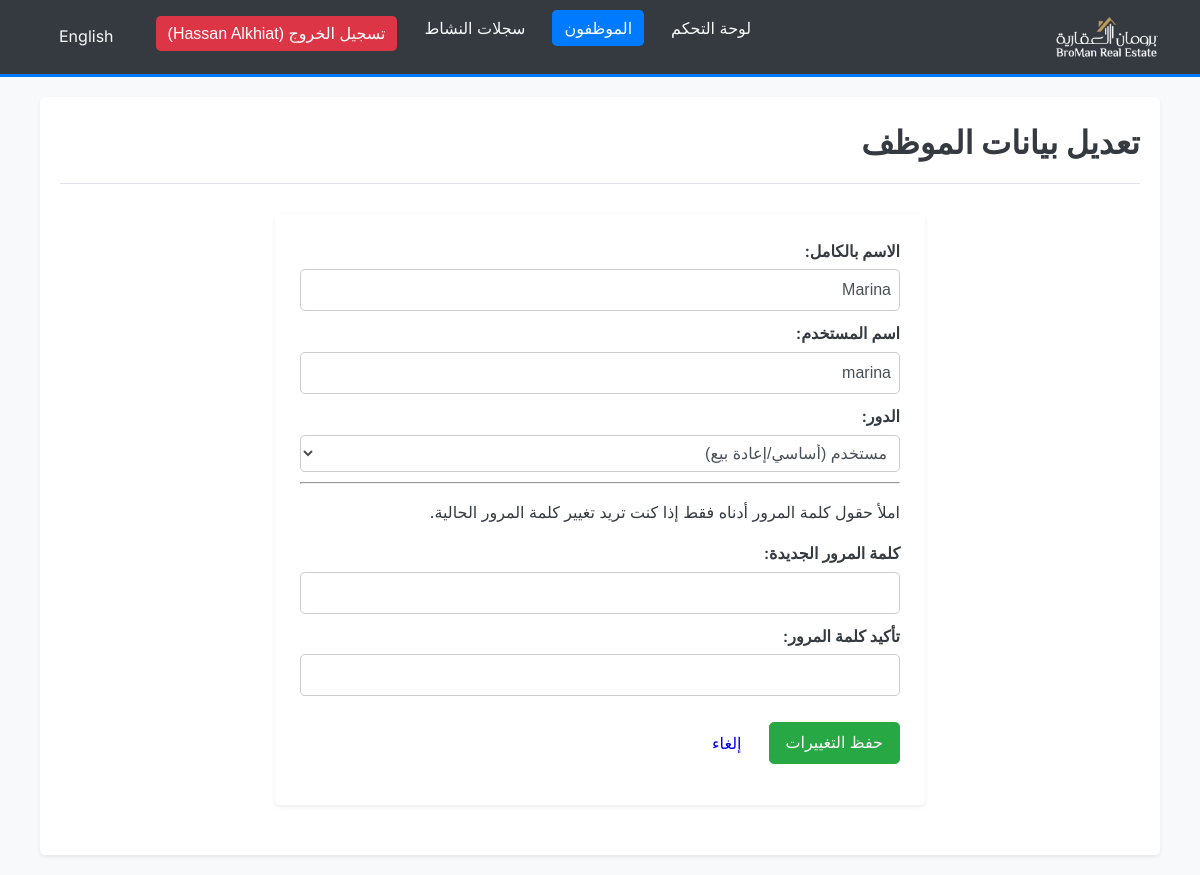
The page /edit_employee.php?id=10 (signed in) on the database as committed earlier.
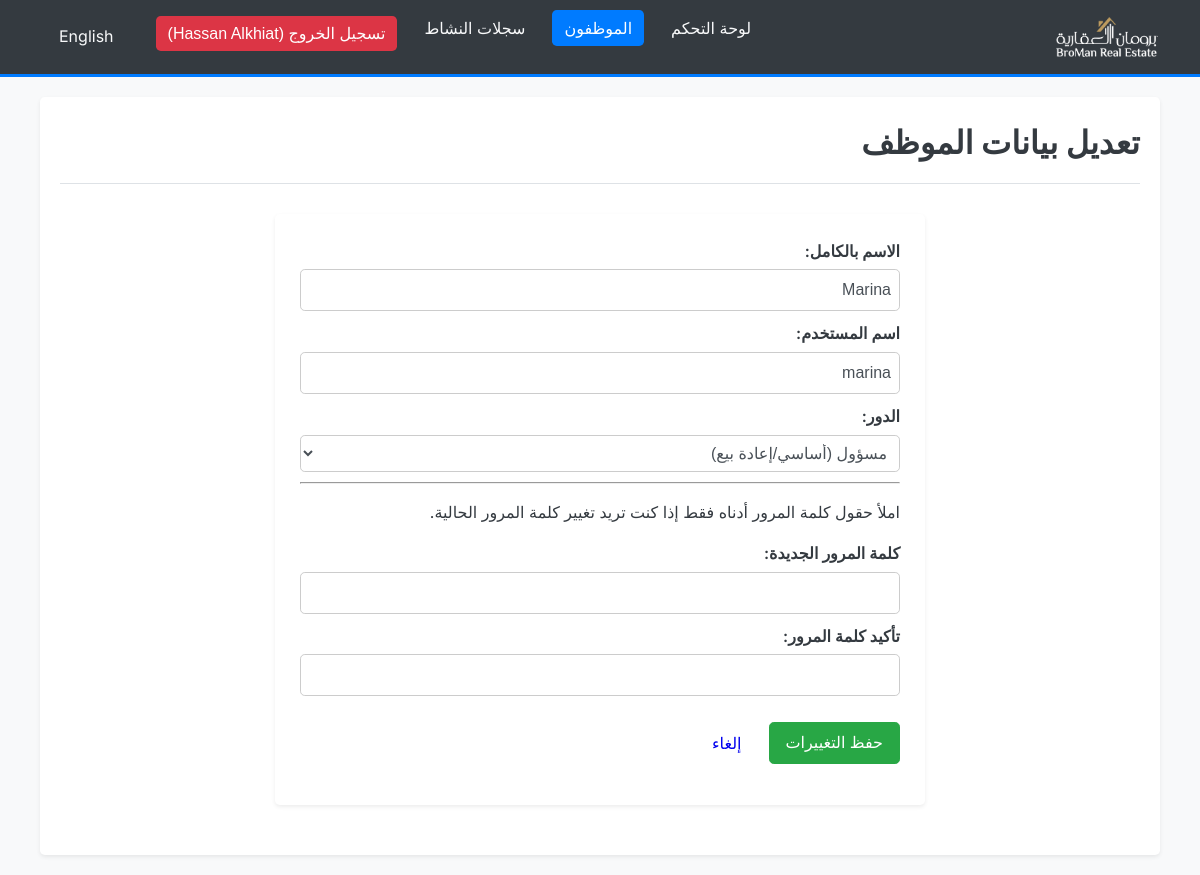
The same page on the database as committed later.
### tables this page shows
CREATE TABLE `employees` (
  `EmployeeID` int(11) NOT NULL,
  `FullName` varchar(255) NOT NULL,
  `Username` varchar(50) NOT NULL,
  `Password` varchar(255) NOT NULL COMMENT 'Stored using PHP password_hash (bcrypt)',
  `Role` enum('manager','admin','user') NOT NULL DEFAULT 'user',
  `DateJoined` timestamp NULL DEFAULT current_timestamp()
);

### lang/translate.php (called while the page is built, shortened)
<?php
$lang_file = __DIR__ . '/' . $_SESSION['lang'] . '.php';
if (file_exists($lang_file)) {
    $translations = include($lang_file);
} else {
    $translations = include(__DIR__ . '/ar.php');
}
function t($key)
{
    global $translations;
    return isset($translations[$key]) ? $translations[$key] : $key;
}
function get_direction()
{
    return ($_SESSION['lang'] == 'ar') ? 'rtl' : 'ltr';
}
function get_lang_code()
{
    return $_SESSION['lang'];
}

### edit_employee.php (the view, shortened to what this page needs)
<?php
require_once 'navbar.php';
$employee_id = $full_name = $username = $role = "";
$full_name_err = $username_err = $password_err = $role_err = $general_err = "";
if (isset($_GET["id"]) && !empty(trim($_GET["id"]))) {
    $employee_id = trim($_GET["id"]);
    $sql_fetch = "SELECT FullName, Username, Role FROM Employees WHERE EmployeeID = ?";
    if ($stmt_fetch = $conn->prepare($sql_fetch)) {
        $stmt_fetch->bind_param("i", $param_employee_id);
        if ($stmt_fetch->execute()) {
            $stmt_fetch->store_result();
            if ($stmt_fetch->num_rows == 1) {
                $stmt_fetch->bind_result($full_name, $username, $role);
            } else {
                $_SESSION["error_message"] = "Employee not found.";
                header("Location: employees_list.php");
                exit();
            }
        } else {
            $general_err = "Error fetching employee details.";
            error_log("Error executing employee fetch: " . $stmt_fetch->error);
        }
    } else {
        $general_err = "Database error (employee fetch). Please try again.";
        error_log("Error preparing employee fetch: " . $conn->error);
    }
} else {
    $_SESSION["error_message"] = "No employee ID specified for editing.";
    header("Location: employees_list.php");
    exit();
}
?>
<!DOCTYPE html>
<html lang="<?php echo get_lang_code(); ?>" dir="<?php echo get_direction(); ?>">
<head>
    <link rel="stylesheet" href="modern_styles.css">
    <?php if (get_direction() === 'rtl'): ?>
        <link rel="stylesheet" href="rtl_styles.css">
    <?php endif; ?>
</head>
<body>
<?php require_once 'navbar.php'; ?>
<div class="container">
    <div class="page-header">
        <h1><?php echo t("edit_employee"); ?></h1>
    </div>
    <div class="form-container">
        <div class="form-card">
            <form action="<?php echo htmlspecialchars($_SERVER["PHP_SELF"]) . "?id=" . htmlspecialchars($employee_id); ?>" method="POST">
    <div>
        <label for="fullName"><?php echo t("full_name"); ?>:</label>
        <input type="text" id="fullName" name="fullName" class="form-input <?php echo (!empty($full_name_err)) ? 'is-invalid' : ''; ?>" value="<?php echo htmlspecialchars($full_name); ?>" required>
    </div>
    <div>
        <label for="username"><?php echo t("username"); ?>:</label>
        <input type="text" id="username" name="username" class="form-input <?php echo (!empty($username_err)) ? 'is-invalid' : ''; ?>" value="<?php echo htmlspecialchars($username); ?>" required>
    </div>
    <div>
        <label for="role"><?php echo t("role"); ?>:</label>
        <select id="role" name="role" class="form-input <?php echo (!empty($role_err)) ? 'is-invalid' : ''; ?>" required>
            <option value="user" <?php echo ($role == "user") ? "selected" : ""; ?>><?php echo t("primary_resale_user_role"); ?></option>
            <option value="admin" <?php echo ($role == "admin") ? "selected" : ""; ?>><?php echo t("primary_resale_admin_role"); ?></option>
        </select>
    </div>
    <hr>
    <p class="password-note"><?php echo t("password_strength_hint"); ?></p>
    <div>
        <label for="new_password"><?php echo t("new_password"); ?>:</label>
        <input type="password" id="new_password" name="new_password" class="form-input <?php echo (!empty($password_err)) ? 'is-invalid' : ''; ?>">
    </div>
    <div>
        <label for="confirm_password"><?php echo t("confirm_password"); ?>:</label>
        <input type="password" id="confirm_password" name="confirm_password" class="form-input <?php echo (!empty($password_err)) ? 'is-invalid' : ''; ?>">
    </div>
                <div class="form-actions">
                    <input type="submit" value="<?php echo t("save_changes"); ?>" class="btn btn-success">
                    <a href="employees_list.php" class="btn btn-secondary"><?php echo t("cancel"); ?></a>
                </div>
            </form>
        </div>
    </div>
</div>
</body>
</html>

Rows that differ between the two databases and show on the page:
changed employees "Marina": role "مستخدم (أساسي/إعادة بيع)" → "مسؤول (أساسي/إعادة بيع)"
